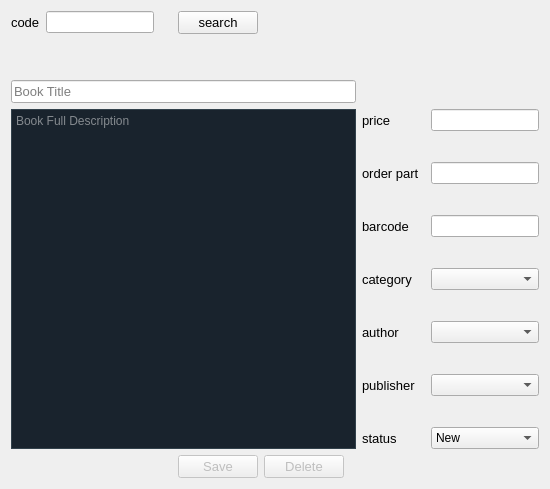
          <widget class="QWidget" name="tab_10">
           <attribute name="title">
            <string>Edit Or Delete Book</string>
           </attribute>
           <layout class="QGridLayout" name="gridLayout_12">
            <item row="3" column="0" colspan="9">
             <widget class="QLineEdit" name="lineEdit_11">
              <property name="font">
               <font>
                <family>MS Shell Dlg 2</family>
                <pointsize>10</pointsize>
                <weight>9</weight>
                <italic>false</italic>
                <bold>false</bold>
               </font>
              </property>
              <property name="placeholderText">
               <string>Book Title</string>
              </property>
             </widget>
            </item>
            <item row="1" column="5">
             <widget class="QPushButton" name="pushButton_12">
              <property name="font">
               <font>
                <family>MS Shell Dlg 2</family>
                <pointsize>10</pointsize>
                <weight>9</weight>
                <italic>false</italic>
                <bold>false</bold>
               </font>
              </property>
              <property name="text">
               <string>search</string>
              </property>
             </widget>
            </item>
            <item row="4" column="9" rowspan="3" colspan="3">
             <layout class="QFormLayout" name="formLayout_2">
              <property name="horizontalSpacing">
               <number>12</number>
              </property>
              <property name="verticalSpacing">
               <number>31</number>
              </property>
              <item row="0" column="0">
               <widget class="QLabel" name="label_15">
                <property name="font">
                 <font>
                  <family>MS Shell Dlg 2</family>
                  <pointsize>10</pointsize>
                  <weight>9</weight>
                  <italic>false</italic>
                  <bold>false</bold>
                 </font>
                </property>
                <property name="text">
                 <string>price</string>
                </property>
               </widget>
              </item>
              <item row="0" column="1">
               <widget class="QLineEdit" name="lineEdit_9"/>
              </item>
              <item row="1" column="0">
               <widget class="QLabel" name="label_12">
                <property name="font">
                 <font>
                  <family>MS Shell Dlg 2</family>
                  <pointsize>10</pointsize>
                  <weight>9</weight>
                  <italic>false</italic>
                  <bold>false</bold>
                 </font>
                </property>
                <property name="text">
                 <string>order part</string>
                </property>
               </widget>
              </item>
              <item row="1" column="1">
               <widget class="QLineEdit" name="lineEdit_12"/>
              </item>
              <item row="3" column="0">
               <widget class="QLabel" name="label_14">
                <property name="font">
                 <font>
                  <family>MS Shell Dlg 2</family>
                  <pointsize>10</pointsize>
                  <weight>9</weight>
                  <italic>false</italic>
                  <bold>false</bold>
                 </font>
                </property>
                <property name="text">
                 <string>category</string>
                </property>
               </widget>
              </item>
              <item row="3" column="1">
               <widget class="QComboBox" name="comboBox_9">
                <property name="sizePolicy">
                 <sizepolicy hsizetype="Expanding" vsizetype="Fixed">
                  <horstretch>0</horstretch>
                  <verstretch>0</verstretch>
                 </sizepolicy>
                </property>
               </widget>
              </item>
              <item row="4" column="0">
               <widget class="QLabel" name="label_16">
                <property name="font">
                 <font>
                  <family>MS Shell Dlg 2</family>
                  <pointsize>10</pointsize>
                  <weight>9</weight>
                  <italic>false</italic>
                  <bold>false</bold>
                 </font>
                </property>
                <property name="text">
                 <string>author</string>
                </property>
               </widget>
              </item>
              <item row="4" column="1">
               <widget class="QComboBox" name="comboBox_8">
                <property name="sizePolicy">
                 <sizepolicy hsizetype="Expanding" vsizetype="Fixed">
                  <horstretch>0</horstretch>
                  <verstretch>0</verstretch>
                 </sizepolicy>
                </property>
               </widget>
              </item>
              <item row="5" column="0">
               <widget class="QLabel" name="label_17">
                <property name="font">
                 <font>
                  <family>MS Shell Dlg 2</family>
                  <pointsize>10</pointsize>
                  <weight>9</weight>
                  <italic>false</italic>
                  <bold>false</bold>
                 </font>
                </property>
                <property name="text">
                 <string>publisher</string>
                </property>
               </widget>
              </item>
              <item row="5" column="1">
               <widget class="QComboBox" name="comboBox_10">
                <property name="sizePolicy">
                 <sizepolicy hsizetype="Expanding" vsizetype="Fixed">
                  <horstretch>0</horstretch>
                  <verstretch>0</verstretch>
                 </sizepolicy>
                </property>
               </widget>
              </item>
              <item row="6" column="0">
               <widget class="QLabel" name="label_11">
                <property name="font">
                 <font>
                  <family>MS Shell Dlg 2</family>
                  <pointsize>10</pointsize>
                  <weight>9</weight>
                  <italic>false</italic>
                  <bold>false</bold>
                 </font>
                </property>
                <property name="text">
                 <string>status</string>
                </property>
               </widget>
              </item>
              <item row="6" column="1">
               <widget class="QComboBox" name="comboBox_7">
                <property name="sizePolicy">
                 <sizepolicy hsizetype="Expanding" vsizetype="Fixed">
                  <horstretch>0</horstretch>
                  <verstretch>0</verstretch>
                 </sizepolicy>
                </property>
                <item>
                 <property name="text">
                  <string>New</string>
                 </property>
                </item>
                <item>
                 <property name="text">
                  <string>used</string>
                 </property>
                </item>
                <item>
                 <property name="text">
                  <string>damaged</string>
                 </property>
                </item>
               </widget>
              </item>
              <item row="2" column="0">
               <widget class="QLabel" name="label_19">
                <property name="font">
                 <font>
                  <family>MS Shell Dlg 2</family>
                  <pointsize>10</pointsize>
                  <weight>9</weight>
                  <italic>false</italic>
                  <bold>false</bold>
                 </font>
                </property>
                <property name="text">
                 <string>barcode</string>
                </property>
               </widget>
              </item>
              <item row="2" column="1">
               <widget class="QLineEdit" name="lineEdit_14"/>
              </item>
             </layout>
            </item>
            <item row="7" column="6">
             <widget class="QPushButton" name="pushButton_17">
              <property name="enabled">
               <bool>false</bool>
              </property>
              <property name="sizePolicy">
               <sizepolicy hsizetype="Preferred" vsizetype="Fixed">
                <horstretch>0</horstretch>
                <verstretch>0</verstretch>
               </sizepolicy>
              </property>
              <property name="font">
               <font>
                <family>MS Shell Dlg 2</family>
                <pointsize>10</pointsize>
                <weight>9</weight>
                <italic>false</italic>
                <bold>false</bold>
               </font>
              </property>
              <property name="text">
               <string>Delete</string>
              </property>
             </widget>
            </item>
            <item row="1" column="1">
             <widget class="QLineEdit" name="lineEdit_13">
              <property name="placeholderText">
               <string/>
              </property>
             </widget>
            </item>
            <item row="7" column="11">
             <spacer name="horizontalSpacer_9">
              <property name="orientation">
               <enum>Qt::Horizontal</enum>
              </property>
              <property name="sizeHint" stdset="0">
               <size>
                <width>40</width>
                <height>20</height>
               </size>
              </property>
             </spacer>
            </item>
            <item row="7" column="10">
             <spacer name="horizontalSpacer_8">
              <property name="orientation">
               <enum>Qt::Horizontal</enum>
              </property>
              <property name="sizeHint" stdset="0">
               <size>
                <width>40</width>
                <height>20</height>
               </size>
              </property>
             </spacer>
            </item>
            <item row="1" column="0">
             <widget class="QLabel" name="label_18">
              <property name="sizePolicy">
               <sizepolicy hsizetype="Maximum" vsizetype="Maximum">
                <horstretch>0</horstretch>
                <verstretch>0</verstretch>
               </sizepolicy>
              </property>
              <property name="font">
               <font>
                <family>MS Shell Dlg 2</family>
                <pointsize>10</pointsize>
                <weight>9</weight>
                <italic>false</italic>
                <bold>false</bold>
               </font>
              </property>
              <property name="text">
               <string>code</string>
              </property>
             </widget>
            </item>
            <item row="4" column="0" rowspan="3" colspan="9">
             <widget class="QTextEdit" name="textEdit_2">
              <property name="styleSheet">
               <string notr="true">

QTextEdit {
    background-color: #19232D;
    color: #F0F0F0;
    border: 1px solid #32414B;
}

QTextEdit:hover {
    border: 1px solid #148CD2;
    color: #F0F0F0;
}

QTextEdit:selected {
    background: #1464A0;
    color: #32414B;
}</string>
              </property>
              <property name="placeholderText">
               <string>Book Full Description</string>
              </property>
             </widget>
            </item>
            <item row="7" column="5">
             <widget class="QPushButton" name="pushButton_11">
              <property name="enabled">
               <bool>false</bool>
              </property>
              <property name="font">
               <font>
                <family>MS Shell Dlg 2</family>
                <pointsize>10</pointsize>
                <weight>9</weight>
                <italic>false</italic>
                <bold>false</bold>
               </font>
              </property>
              <property name="text">
               <string>Save</string>
              </property>
             </widget>
            </item>
            <item row="2" column="1">
             <spacer name="verticalSpacer_5">
              <property name="orientation">
               <enum>Qt::Vertical</enum>
              </property>
              <property name="sizeType">
               <enum>QSizePolicy::Maximum</enum>
              </property>
              <property name="sizeHint" stdset="0">
               <size>
                <width>20</width>
                <height>40</height>
               </size>
              </property>
             </spacer>
            </item>
           </layout>
          </widget>
